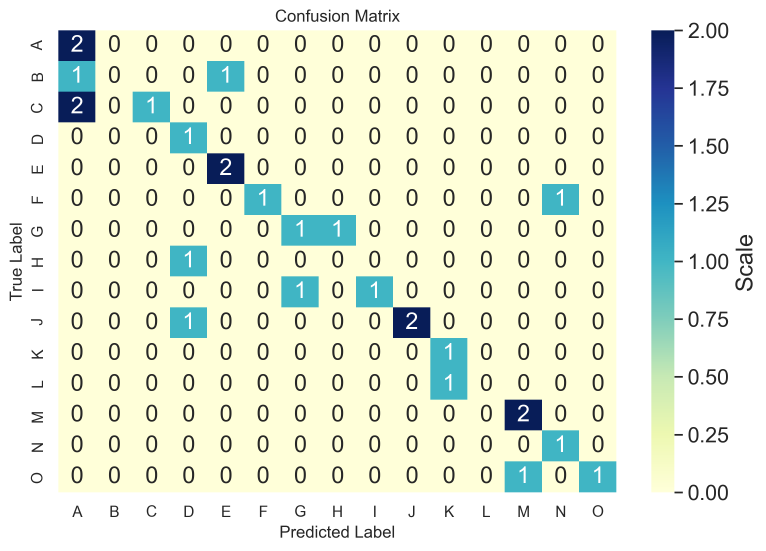
#> input picture service/yalefaces/teste/confusion_matrix.png, 2298 x 1652 px (shown at 1/3 size); its folder holds 4 pictures in this run
$ python teste_yale.py
#> lines starting #> are read from the running program, lines starting #| are printed output that depends on the picture
import cv2
import os
import numpy as np
import time

from PIL import Image

detectorFace = cv2.CascadeClassifier("../util/haarcascade_frontalface_default.xml")
# [4 lines of commented-out code are left out]
reconhecedor = cv2.face.LBPHFaceRecognizer_create()
reconhecedor.read("./classificadores/classificadorLBPHYale.yml")

totalAcertos = 0
percentualAcerto = 0.0
totalConfianca = 0.0

tempo_inicio = time.time()
caminhos = [os.path.join('yalefaces/teste', f) for f in os.listdir('yalefaces/teste')]
for caminhoImagem in caminhos:
    imagemFace = Image.open(caminhoImagem).convert('L')
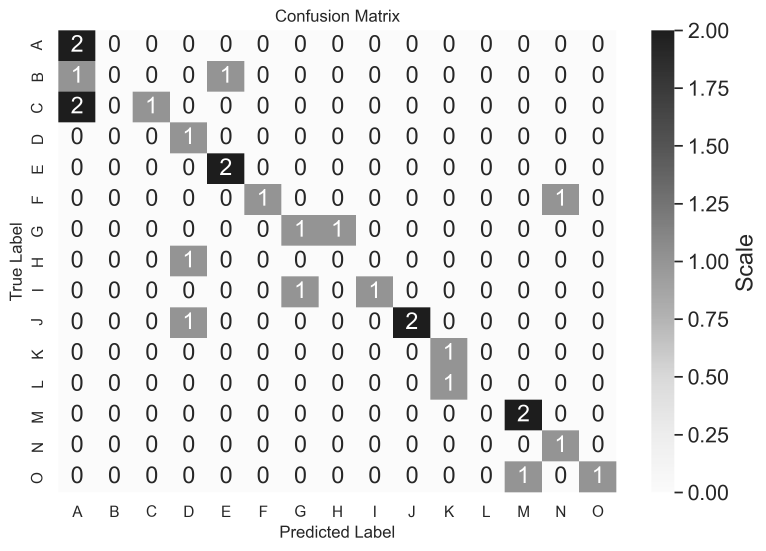
#> imagemFace: PIL image 2298x1652 L (shown at 1/3 size); min 29, max 255, mean 232.3
    imagemFaceNP = np.array(imagemFace, 'uint8')
    facesDetectadas = detectorFace.detectMultiScale(imagemFaceNP)
#> facesDetectadas = ()
    for (x, y, l, a) in facesDetectadas:
        idprevisto, confianca = reconhecedor.predict(imagemFaceNP)
        idatual = int(os.path.split(caminhoImagem)[1].split(".")[0].replace("subject", ""))
        print(str(idatual) + " foi classificado como " + str(idprevisto) + " - " + str(confianca))
        if idprevisto == idatual:
            totalAcertos += 1
            totalConfianca += confianca
#> this loop made 0 passes
#> after the loop, totalAcertos = 0; totalConfianca = 0
        #cv2.rectangle(imagemFaceNP, (x, y), (x + l, y + a), (0, 0, 255), 2)
        #cv2.imshow("Face", imagemFaceNP)
        #cv2.waitKey(1000)
percentualAcerto = (totalAcertos / len(caminhos)) * 100
totalConfianca = totalConfianca / totalAcertos
print("Percentual de acerto: " + str(percentualAcerto))
print("Total confiança: " + str(totalConfianca))
print("--- %s segundos ---" % (time.time() - tempo_inicio))
